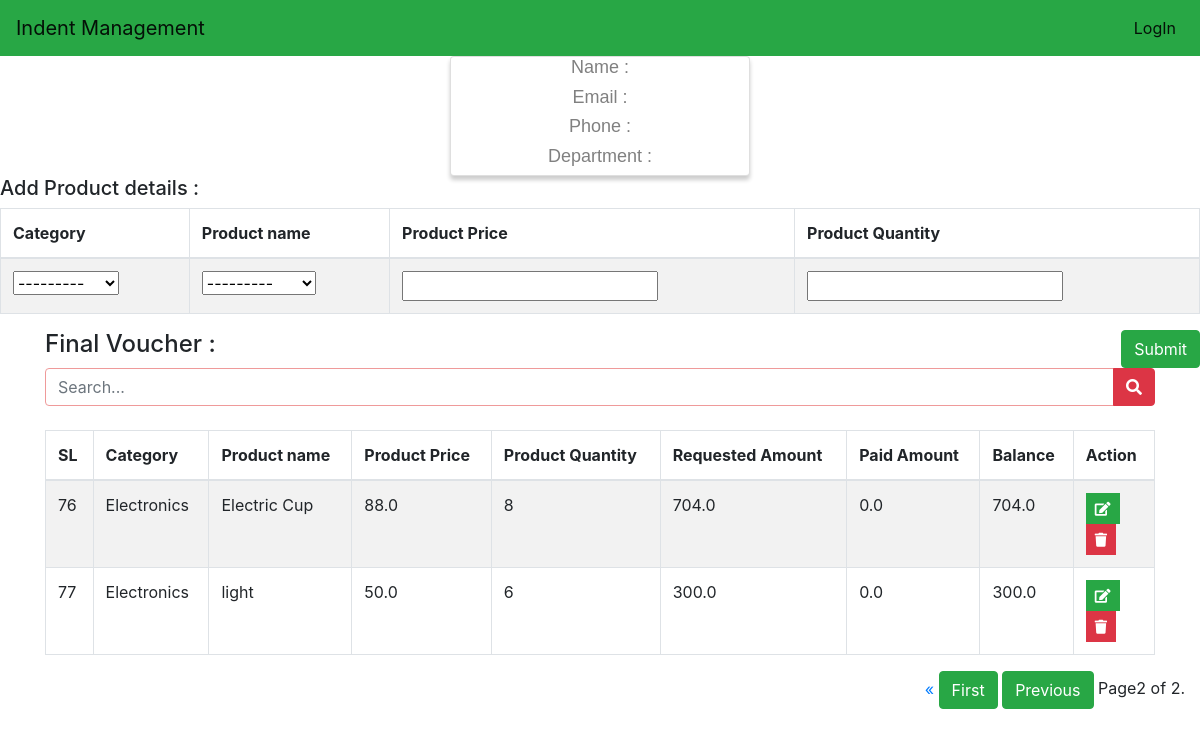
Page /product/voucher?page=2 on the committed database.
### indentapp/models.py (models this page shows, shortened)
class Indent(models.Model):
    user = models.ForeignKey(Profile, on_delete=models.CASCADE)
    category = models.ForeignKey(Category, on_delete=models.CASCADE)
    product = models.ForeignKey(Product, on_delete=models.CASCADE)
    product_price = models.FloatField(blank=True)
    product_quantity = models.IntegerField(null=True)
    requested_amount = models.FloatField(null=False, blank=True, default=0)
    paid_amount = models.FloatField(null=True, default=0)
    balance = models.FloatField(null=True, default=0)

class Category(models.Model):
    category_name = models.CharField(max_length=50)
    def __str__(self):
        return self.category_name

class Product(models.Model):
    product_category = models.ForeignKey(Category, on_delete=models.CASCADE)
    product_name = models.CharField(max_length=50)
    def __str__(self):
        return self.product_name

### indentapp/views.py (the view)
# urls.py: path('product/voucher', views.ProductVoucher, name='voucher'),
def ProductVoucher(request):
    if 'q' in request.GET:
        q = request.GET['q']
        all_data = Indent.objects.filter(id__icontains=q)
    else:
        all_data = Indent.objects.all()
    paginator = Paginator(all_data, 15)  # Show 15 contacts per page.
    page_number = request.GET.get('page')
    total_data = paginator.get_page(page_number)
    form = ProductVoucherForm(request.POST or None)
    if form.is_valid():
        form.save()
    context = {
        'data': form,  # 'all': all_data,
        'all_data': total_data
    }
    return render(request, 'product_voucher.html', context)

### indentapp/forms.py
class ProductVoucherForm(forms.ModelForm):
    requested_amount = forms.FloatField(required=False)
    paid_amount = forms.FloatField(required=False)
    balance = forms.FloatField(required=False)
    class Meta:
        model = Indent
        fields = ['user', 'category', 'product', 'product_price', 'product_quantity', 'requested_amount', 'paid_amount',
                  'balance']

### templates/product_voucher.html (shortened to what this page needs)
{% extends 'index.html' %}
{% block content %}
<html>
<head>
    <link rel="stylesheet" href="https://cdnjs.cloudflare.com/ajax/libs/font-awesome/4.7.0/css/font-awesome.min.css">
</head>
<body>
<div class="card">
    <h6 class="title"> Name : {{user.username}}</h6>
    <h6 class="title">Email : {{user.profile.email}}</h6>
    <h6 class="title">Phone : {{user.profile.phone}}</h6>
    <h6 class="title">Department : {{user.profile.dept}}</h6>
</div>
</body>
</html>
<html lang="en" xmlns="http://www.w3.org/1999/html">
<head>
    <link rel="stylesheet" href="https://stackpath.bootstrapcdn.com/bootstrap/4.2.1/css/bootstrap.min.css"
>
    <link rel="stylesheet" href="https://use.fontawesome.com/releases/v5.6.3/css/all.css"
>
    <link rel="stylesheet" href="https://unpkg.com/bootstrap-table@1.15.4/dist/bootstrap-table.min.css">
</head>
<body>
<h5> Add Product details :</h5>
<form action="{% url 'voucher' %}" method="POST">
    <table class="table table-bordered table-striped">
        <thead>
        <tr>
            <th>Category</th>
            <th>Product name</th>
            <th>Product Price</th>
            <th>Product Quantity</th>
        </tr>
        </thead>
        <tbody>
        <tr>
            <td>{{ data.category }}</td>
            <td>{{ data.product }}</td>
            <td>{{ data.product_price }}</td>
            <td>{{ data.product_quantity }}</td>
        </tr>
        </tbody>
    </table>
    <button type="submit" class="btn btn-success" style="float:right" >Submit</button>
</form>
<div class="container">
    <h4>Final Voucher :</h4>
    <form class="  ">
        <div class="input-group md-form form-sm form-2 pl-0">
            <input class="form-control my-0 py-1 red-border" type="text" name="q" placeholder="Search..."
                   aria-label="Search">
            <div class="input-group-append">
                <button class="btn btn-danger" typeof="submit" id="basic-text1"><i class="fas fa-search text-grey"
                                                                                   aria-hidden="true"></i></button>
            </div>
        </div>
    </form>
    <br>
    <table class="table table-bordered table-striped">
        <thead>
        <tr>
            <th>SL</th>
            <th>Category</th>
            <th>Product name</th>
            <th>Product Price</th>
            <th>Product Quantity</th>
            <th>Requested Amount</th>
            <th>Paid Amount</th>
            <th>Balance</th>
            <th>Action</th>
        </tr>
        </thead>
        <tbody id="myTable">
        {% for i in all_data %}
        <tr>
            <td>{{i.id}}</td>
            <td>{{i.category}}</td>
            <td>{{i.product}}</td>
            <td>{{i.product_price}}</td>
            <td>{{i.product_quantity}}</td>
            <td>{{i.requested_amount}}</td>
            <td>{{i.paid_amount}}</td>
            <td>{{i.balance}}</td>
            <td>
                <ul class="list-inline m-0">
                    <li class="list-inline-item">
                        <a href="{% url 'update' i.id %}">
                            <button class="btn btn-success btn-sm rounded-0" type="button" data-toggle="tooltip"
                                    data-placement="top" title="Edit"><i class="fa fa-edit"></i></button>
                        </a>
                    </li><br>
                    <li class="list-inline-item">
                        <a href="{% url 'delete' i.id %}">
                            <button class="btn btn-danger btn-sm rounded-0" type="button" data-toggle="tooltip" data-placement="top" title="Delete"><i class="fa fa-trash"></i></button>
                        </a>
                    </li>
                </ul>
            </td>
        </tr>
        {% endfor %}
        </tbody>
    </table>
</div>
</body>
</html>
<div class="container-fluid">
    <div class="pagination" style="float:right">
    <span class="step-links">
        {% if all_data.has_previous %}
            <a href="?page=1">&laquo; <button class="btn btn-success">First</button></a>
            <a href="?page={{ all_data.previous_page_number }}"><button class="btn btn-success">Previous</button></a>
        {% endif %}
        <span class="current">
            Page{{ all_data.number }} of {{ all_data.paginator.num_pages }}.
        </span>
     </span>
    </div>
</div>
{% endblock content %}

### templates/product_voucher.html (style rules this page uses)
.card { box-shadow: 0 4px 4px 0 rgba(0, 0, 0, 0.2); max-width: 300px; max-height: 200px; margin: auto; text-align: center; font-family: arial; }
.title { color: grey; font-size: 18px; }
.input-group.md-form.form-sm.form-2 input { border: 1px solid #bdbdbd; border-top-left-radius: 0.25rem; border-bottom-left-radius: 0.25rem; }
.input-group.md-form.form-sm.form-2 input.red-border { border: 1px solid #ef9a9a; }

### rows in the picture
Indent: id "76", category "Electronics", product "Electric Cup", product_price "88.0", product_quantity "8", requested_amount "704.0", paid_amount "0.0", balance "704.0"
Indent: id "77", category "Electronics", product "light", product_price "50.0", product_quantity "6", requested_amount "300.0", paid_amount "0.0", balance "300.0"

### other values in the picture
{{ all_data.number }} "2"
{{ all_data.paginator.num_pages }} "2"
